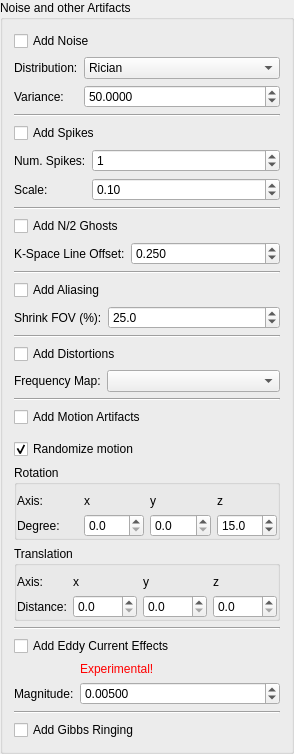
        <widget class="QGroupBox" name="groupBox_3">
         <property name="title">
          <string>Noise and other Artifacts</string>
         </property>
         <layout class="QGridLayout" name="gridLayout_6">
          <item row="20" column="0">
           <widget class="Line" name="line">
            <property name="orientation">
             <enum>Qt::Horizontal</enum>
            </property>
           </widget>
          </item>
          <item row="0" column="0">
           <widget class="QCheckBox" name="m_AddNoise">
            <property name="text">
             <string>Add Noise</string>
            </property>
            <property name="checked">
             <bool>false</bool>
            </property>
           </widget>
          </item>
          <item row="21" column="0">
           <widget class="QCheckBox" name="m_AddGibbsRinging">
            <property name="toolTip">
             <string>Add ringing artifacts occuring at strong edges in the image.</string>
            </property>
            <property name="text">
             <string>Add Gibbs Ringing</string>
            </property>
            <property name="checked">
             <bool>false</bool>
            </property>
           </widget>
          </item>
          <item row="10" column="0">
           <widget class="QFrame" name="m_AliasingFrame">
            <property name="enabled">
             <bool>true</bool>
            </property>
            <property name="frameShape">
             <enum>QFrame::NoFrame</enum>
            </property>
            <property name="frameShadow">
             <enum>QFrame::Raised</enum>
            </property>
            <layout class="QFormLayout" name="formLayout_10">
             <property name="horizontalSpacing">
              <number>6</number>
             </property>
             <property name="leftMargin">
              <number>0</number>
             </property>
             <property name="topMargin">
              <number>0</number>
             </property>
             <property name="rightMargin">
              <number>0</number>
             </property>
             <property name="bottomMargin">
              <number>0</number>
             </property>
             <item row="0" column="0">
              <widget class="QLabel" name="m_TensorsToDWIBValueLabel_27">
               <property name="toolTip">
                <string/>
               </property>
               <property name="statusTip">
                <string/>
               </property>
               <property name="whatsThis">
                <string/>
               </property>
               <property name="text">
                <string>Shrink FOV (%):</string>
               </property>
               <property name="wordWrap">
                <bool>false</bool>
               </property>
              </widget>
             </item>
             <item row="0" column="1">
              <widget class="QDoubleSpinBox" name="m_WrapBox">
               <property name="toolTip">
                <string>Shrink FOV by this percentage.</string>
               </property>
               <property name="decimals">
                <number>1</number>
               </property>
               <property name="minimum">
                <double>0.000000000000000</double>
               </property>
               <property name="maximum">
                <double>90.000000000000000</double>
               </property>
               <property name="singleStep">
                <double>0.100000000000000</double>
               </property>
               <property name="value">
                <double>25.000000000000000</double>
               </property>
              </widget>
             </item>
            </layout>
           </widget>
          </item>
          <item row="17" column="0">
           <widget class="Line" name="line_4">
            <property name="orientation">
             <enum>Qt::Horizontal</enum>
            </property>
           </widget>
          </item>
          <item row="4" column="0">
           <widget class="QFrame" name="m_SpikeFrame">
            <property name="frameShape">
             <enum>QFrame::NoFrame</enum>
            </property>
            <property name="frameShadow">
             <enum>QFrame::Raised</enum>
            </property>
            <layout class="QFormLayout" name="formLayout_9">
             <property name="leftMargin">
              <number>0</number>
             </property>
             <property name="topMargin">
              <number>0</number>
             </property>
             <property name="rightMargin">
              <number>0</number>
             </property>
             <property name="bottomMargin">
              <number>0</number>
             </property>
             <item row="0" column="0">
              <widget class="QLabel" name="m_NoiseLabel_2">
               <property name="text">
                <string>Num. Spikes:</string>
               </property>
              </widget>
             </item>
             <item row="0" column="1">
              <widget class="QSpinBox" name="m_SpikeNumBox">
               <property name="toolTip">
                <string>The number of randomly occurring signal spikes.</string>
               </property>
               <property name="value">
                <number>1</number>
               </property>
              </widget>
             </item>
             <item row="1" column="1">
              <widget class="QDoubleSpinBox" name="m_SpikeScaleBox">
               <property name="toolTip">
                <string>Spike amplitude relative to the largest signal amplitude of the corresponding k-space slice.</string>
               </property>
               <property name="singleStep">
                <double>0.100000000000000</double>
               </property>
               <property name="value">
                <double>0.100000000000000</double>
               </property>
              </widget>
             </item>
             <item row="1" column="0">
              <widget class="QLabel" name="m_NoiseLabel_4">
               <property name="text">
                <string>Scale:</string>
               </property>
              </widget>
             </item>
            </layout>
           </widget>
          </item>
          <item row="18" column="0">
           <widget class="QCheckBox" name="m_AddEddy">
            <property name="toolTip">
             <string>!!!EXPERIMENTAL!!!</string>
            </property>
            <property name="text">
             <string>Add Eddy Current Effects</string>
            </property>
            <property name="checked">
             <bool>false</bool>
            </property>
           </widget>
          </item>
          <item row="3" column="0">
           <widget class="QCheckBox" name="m_AddSpikes">
            <property name="text">
             <string>Add Spikes</string>
            </property>
            <property name="checked">
             <bool>false</bool>
            </property>
           </widget>
          </item>
          <item row="1" column="0">
           <widget class="QFrame" name="m_NoiseFrame">
            <property name="frameShape">
             <enum>QFrame::NoFrame</enum>
            </property>
            <property name="frameShadow">
             <enum>QFrame::Raised</enum>
            </property>
            <layout class="QFormLayout" name="formLayout_5">
             <property name="leftMargin">
              <number>0</number>
             </property>
             <property name="topMargin">
              <number>0</number>
             </property>
             <property name="rightMargin">
              <number>0</number>
             </property>
             <property name="bottomMargin">
              <number>0</number>
             </property>
             <item row="1" column="0">
              <widget class="QLabel" name="m_NoiseLabel">
               <property name="text">
                <string>Variance:</string>
               </property>
              </widget>
             </item>
             <item row="1" column="1">
              <widget class="QDoubleSpinBox" name="m_NoiseLevel">
               <property name="toolTip">
                <string>Variance of selected noise distribution.</string>
               </property>
               <property name="decimals">
                <number>4</number>
               </property>
               <property name="minimum">
                <double>0.000000000000000</double>
               </property>
               <property name="maximum">
                <double>999999999.000000000000000</double>
               </property>
               <property name="singleStep">
                <double>0.001000000000000</double>
               </property>
               <property name="value">
                <double>50.000000000000000</double>
               </property>
              </widget>
             </item>
             <item row="0" column="0">
              <widget class="QLabel" name="m_NoiseLabel_5">
               <property name="text">
                <string>Distribution:</string>
               </property>
              </widget>
             </item>
             <item row="0" column="1">
              <widget class="QComboBox" name="m_NoiseDistributionBox">
               <property name="toolTip">
                <string>Noise distribution</string>
               </property>
               <item>
                <property name="text">
                 <string>Rician</string>
                </property>
               </item>
               <item>
                <property name="text">
                 <string>Chi-squared</string>
                </property>
               </item>
              </widget>
             </item>
            </layout>
           </widget>
          </item>
          <item row="6" column="0">
           <widget class="QCheckBox" name="m_AddGhosts">
            <property name="text">
             <string>Add N/2 Ghosts</string>
            </property>
            <property name="checked">
             <bool>false</bool>
            </property>
           </widget>
          </item>
          <item row="13" column="0">
           <widget class="QFrame" name="m_DistortionsFrame">
            <property name="enabled">
             <bool>true</bool>
            </property>
            <property name="frameShape">
             <enum>QFrame::NoFrame</enum>
            </property>
            <property name="frameShadow">
             <enum>QFrame::Raised</enum>
            </property>
            <layout class="QFormLayout" name="formLayout_7">
             <property name="horizontalSpacing">
              <number>6</number>
             </property>
             <property name="leftMargin">
              <number>0</number>
             </property>
             <property name="topMargin">
              <number>0</number>
             </property>
             <property name="rightMargin">
              <number>0</number>
             </property>
             <property name="bottomMargin">
              <number>0</number>
             </property>
             <item row="0" column="0">
              <widget class="QLabel" name="m_TensorsToDWIBValueLabel_25">
               <property name="toolTip">
                <string/>
               </property>
               <property name="statusTip">
                <string/>
               </property>
               <property name="whatsThis">
                <string/>
               </property>
               <property name="text">
                <string>Frequency Map:</string>
               </property>
               <property name="wordWrap">
                <bool>false</bool>
               </property>
              </widget>
             </item>
             <item row="0" column="1">
              <widget class="QmitkDataStorageComboBox" name="m_FrequencyMapBox">
               <property name="toolTip">
                <string>Select image specifying the frequency inhomogeneities (in Hz).</string>
               </property>
              </widget>
             </item>
            </layout>
           </widget>
          </item>
          <item row="14" column="0">
           <widget class="Line" name="line_5">
            <property name="orientation">
             <enum>Qt::Horizontal</enum>
            </property>
           </widget>
          </item>
          <item row="8" column="0">
           <widget class="Line" name="line_7">
            <property name="orientation">
             <enum>Qt::Horizontal</enum>
            </property>
           </widget>
          </item>
          <item row="11" column="0">
           <widget class="Line" name="line_6">
            <property name="orientation">
             <enum>Qt::Horizontal</enum>
            </property>
           </widget>
          </item>
          <item row="16" column="0">
           <widget class="QFrame" name="m_MotionArtifactFrame">
            <property name="enabled">
             <bool>true</bool>
            </property>
            <property name="frameShape">
             <enum>QFrame::NoFrame</enum>
            </property>
            <property name="frameShadow">
             <enum>QFrame::Raised</enum>
            </property>
            <layout class="QFormLayout" name="formLayout_11">
             <property name="fieldGrowthPolicy">
              <enum>QFormLayout::AllNonFixedFieldsGrow</enum>
             </property>
             <property name="horizontalSpacing">
              <number>6</number>
             </property>
             <property name="leftMargin">
              <number>0</number>
             </property>
             <property name="topMargin">
              <number>6</number>
             </property>
             <property name="rightMargin">
              <number>0</number>
             </property>
             <property name="bottomMargin">
              <number>0</number>
             </property>
             <item row="0" column="0">
              <widget class="QCheckBox" name="m_RandomMotion">
               <property name="toolTip">
                <string>Toggle between random movement and linear movement.</string>
               </property>
               <property name="text">
                <string>Randomize motion</string>
               </property>
               <property name="checked">
                <bool>true</bool>
               </property>
              </widget>
             </item>
             <item row="1" column="0" colspan="2">
              <widget class="QGroupBox" name="m_RotationArtifactFrame">
               <property name="title">
                <string>Rotation</string>
               </property>
               <layout class="QGridLayout" name="gridLayout_19">
                <property name="leftMargin">
                 <number>0</number>
                </property>
                <property name="topMargin">
                 <number>9</number>
                </property>
                <property name="rightMargin">
                 <number>0</number>
                </property>
                <property name="bottomMargin">
                 <number>0</number>
                </property>
                <item row="1" column="0">
                 <widget class="QLabel" name="m_TensorsToDWIBValueLabel_36">
                  <property name="toolTip">
                   <string/>
                  </property>
                  <property name="statusTip">
                   <string/>
                  </property>
                  <property name="whatsThis">
                   <string/>
                  </property>
                  <property name="text">
                   <string>Degree:</string>
                  </property>
                  <property name="wordWrap">
                   <bool>false</bool>
                  </property>
                 </widget>
                </item>
                <item row="0" column="1">
                 <widget class="QLabel" name="m_TensorsToDWIBValueLabel_29">
                  <property name="toolTip">
                   <string/>
                  </property>
                  <property name="statusTip">
                   <string/>
                  </property>
                  <property name="whatsThis">
                   <string/>
                  </property>
                  <property name="text">
                   <string>x</string>
                  </property>
                  <property name="wordWrap">
                   <bool>false</bool>
                  </property>
                 </widget>
                </item>
                <item row="0" column="0">
                 <widget class="QLabel" name="m_TensorsToDWIBValueLabel_28">
                  <property name="toolTip">
                   <string/>
                  </property>
                  <property name="statusTip">
                   <string/>
                  </property>
                  <property name="whatsThis">
                   <string/>
                  </property>
                  <property name="text">
                   <string>Axis:</string>
                  </property>
                  <property name="wordWrap">
                   <bool>false</bool>
                  </property>
                 </widget>
                </item>
                <item row="1" column="1">
                 <widget class="QDoubleSpinBox" name="m_MaxRotationBoxX">
                  <property name="toolTip">
                   <string>Maximum rotation around x-axis.</string>
                  </property>
                  <property name="decimals">
                   <number>1</number>
                  </property>
                  <property name="maximum">
                   <double>360.000000000000000</double>
                  </property>
                  <property name="singleStep">
                   <double>1.000000000000000</double>
                  </property>
                  <property name="value">
                   <double>0.000000000000000</double>
                  </property>
                 </widget>
                </item>
                <item row="1" column="3">
                 <widget class="QDoubleSpinBox" name="m_MaxRotationBoxZ">
                  <property name="toolTip">
                   <string>Maximum rotation around z-axis.</string>
                  </property>
                  <property name="decimals">
                   <number>1</number>
                  </property>
                  <property name="maximum">
                   <double>360.000000000000000</double>
                  </property>
                  <property name="singleStep">
                   <double>1.000000000000000</double>
                  </property>
                  <property name="value">
                   <double>15.000000000000000</double>
                  </property>
                 </widget>
                </item>
                <item row="0" column="2">
                 <widget class="QLabel" name="m_TensorsToDWIBValueLabel_30">
                  <property name="toolTip">
                   <string/>
                  </property>
                  <property name="statusTip">
                   <string/>
                  </property>
                  <property name="whatsThis">
                   <string/>
                  </property>
                  <property name="text">
                   <string>y</string>
                  </property>
                  <property name="wordWrap">
                   <bool>false</bool>
                  </property>
                 </widget>
                </item>
                <item row="0" column="3">
                 <widget class="QLabel" name="m_TensorsToDWIBValueLabel_31">
                  <property name="toolTip">
                   <string/>
                  </property>
                  <property name="statusTip">
                   <string/>
                  </property>
                  <property name="whatsThis">
                   <string/>
                  </property>
                  <property name="text">
                   <string>z</string>
                  </property>
                  <property name="wordWrap">
                   <bool>false</bool>
                  </property>
                 </widget>
                </item>
                <item row="1" column="2">
                 <widget class="QDoubleSpinBox" name="m_MaxRotationBoxY">
                  <property name="toolTip">
                   <string>Maximum rotation around y-axis.</string>
                  </property>
                  <property name="decimals">
                   <number>1</number>
                  </property>
                  <property name="maximum">
                   <double>360.000000000000000</double>
                  </property>
                  <property name="singleStep">
                   <double>1.000000000000000</double>
                  </property>
                  <property name="value">
                   <double>0.000000000000000</double>
                  </property>
                 </widget>
                </item>
               </layout>
              </widget>
             </item>
             <item row="2" column="0" colspan="2">
              <widget class="QGroupBox" name="m_TranslationArtifactFrame">
               <property name="title">
                <string>Translation</string>
               </property>
               <layout class="QGridLayout" name="gridLayout_28">
                <property name="leftMargin">
                 <number>0</number>
                </property>
                <property name="rightMargin">
                 <number>0</number>
                </property>
                <property name="bottomMargin">
                 <number>0</number>
                </property>
                <item row="1" column="0">
                 <widget class="QLabel" name="m_TensorsToDWIBValueLabel_48">
                  <property name="toolTip">
                   <string/>
                  </property>
                  <property name="statusTip">
                   <string/>
                  </property>
                  <property name="whatsThis">
                   <string/>
                  </property>
                  <property name="text">
                   <string>Distance:</string>
                  </property>
                  <property name="wordWrap">
                   <bool>false</bool>
                  </property>
                 </widget>
                </item>
                <item row="0" column="1">
                 <widget class="QLabel" name="m_TensorsToDWIBValueLabel_51">
                  <property name="toolTip">
                   <string/>
                  </property>
                  <property name="statusTip">
                   <string/>
                  </property>
                  <property name="whatsThis">
                   <string/>
                  </property>
                  <property name="text">
                   <string>x</string>
                  </property>
                  <property name="wordWrap">
                   <bool>false</bool>
                  </property>
                 </widget>
                </item>
                <item row="0" column="2">
                 <widget class="QLabel" name="m_TensorsToDWIBValueLabel_52">
                  <property name="toolTip">
                   <string/>
                  </property>
                  <property name="statusTip">
                   <string/>
                  </property>
                  <property name="whatsThis">
                   <string/>
                  </property>
                  <property name="text">
                   <string>y</string>
                  </property>
                  <property name="wordWrap">
                   <bool>false</bool>
                  </property>
                 </widget>
                </item>
                <item row="0" column="0">
                 <widget class="QLabel" name="m_TensorsToDWIBValueLabel_47">
                  <property name="toolTip">
                   <string/>
                  </property>
                  <property name="statusTip">
                   <string/>
                  </property>
                  <property name="whatsThis">
                   <string/>
                  </property>
                  <property name="text">
                   <string>Axis:</string>
                  </property>
                  <property name="wordWrap">
                   <bool>false</bool>
                  </property>
                 </widget>
                </item>
                <item row="0" column="3">
                 <widget class="QLabel" name="m_TensorsToDWIBValueLabel_53">
                  <property name="toolTip">
                   <string/>
                  </property>
                  <property name="statusTip">
                   <string/>
                  </property>
                  <property name="whatsThis">
                   <string/>
                  </property>
                  <property name="text">
                   <string>z</string>
                  </property>
                  <property name="wordWrap">
                   <bool>false</bool>
                  </property>
                 </widget>
                </item>
                <item row="1" column="1">
                 <widget class="QDoubleSpinBox" name="m_MaxTranslationBoxX">
                  <property name="toolTip">
                   <string>Maximum translation along x-axis.</string>
                  </property>
                  <property name="decimals">
                   <number>1</number>
                  </property>
                  <property name="maximum">
                   <double>1000.000000000000000</double>
                  </property>
                  <property name="singleStep">
                   <double>1.000000000000000</double>
                  </property>
                  <property name="value">
                   <double>0.000000000000000</double>
                  </property>
                 </widget>
                </item>
                <item row="1" column="2">
                 <widget class="QDoubleSpinBox" name="m_MaxTranslationBoxY">
                  <property name="toolTip">
                   <string>Maximum translation along y-axis.</string>
                  </property>
                  <property name="decimals">
                   <number>1</number>
                  </property>
                  <property name="maximum">
                   <double>1000.000000000000000</double>
                  </property>
                  <property name="singleStep">
                   <double>1.000000000000000</double>
                  </property>
                  <property name="value">
                   <double>0.000000000000000</double>
                  </property>
                 </widget>
                </item>
                <item row="1" column="3">
                 <widget class="QDoubleSpinBox" name="m_MaxTranslationBoxZ">
                  <property name="toolTip">
                   <string>Maximum translation along z-axis.</string>
                  </property>
                  <property name="decimals">
                   <number>1</number>
                  </property>
                  <property name="maximum">
                   <double>1000.000000000000000</double>
                  </property>
                  <property name="singleStep">
                   <double>1.000000000000000</double>
                  </property>
                  <property name="value">
                   <double>0.000000000000000</double>
                  </property>
                 </widget>
                </item>
               </layout>
              </widget>
             </item>
            </layout>
           </widget>
          </item>
          <item row="15" column="0">
           <widget class="QCheckBox" name="m_AddMotion">
            <property name="text">
             <string>Add Motion Artifacts</string>
            </property>
            <property name="checked">
             <bool>false</bool>
            </property>
           </widget>
          </item>
          <item row="12" column="0">
           <widget class="QCheckBox" name="m_AddDistortions">
            <property name="text">
             <string>Add Distortions</string>
            </property>
            <property name="checked">
             <bool>false</bool>
            </property>
           </widget>
          </item>
          <item row="9" column="0">
           <widget class="QCheckBox" name="m_AddAliasing">
            <property name="text">
             <string>Add Aliasing</string>
            </property>
            <property name="checked">
             <bool>false</bool>
            </property>
           </widget>
          </item>
          <item row="7" column="0">
           <widget class="QFrame" name="m_GhostFrame">
            <property name="enabled">
             <bool>true</bool>
            </property>
            <property name="frameShape">
             <enum>QFrame::NoFrame</enum>
            </property>
            <property name="frameShadow">
             <enum>QFrame::Raised</enum>
            </property>
            <layout class="QFormLayout" name="formLayout_6">
             <property name="horizontalSpacing">
              <number>6</number>
             </property>
             <property name="leftMargin">
              <number>0</number>
             </property>
             <property name="topMargin">
              <number>0</number>
             </property>
             <property name="rightMargin">
              <number>0</number>
             </property>
             <property name="bottomMargin">
              <number>0</number>
             </property>
             <item row="0" column="0">
              <widget class="QLabel" name="m_TensorsToDWIBValueLabel_23">
               <property name="toolTip">
                <string/>
               </property>
               <property name="statusTip">
                <string/>
               </property>
               <property name="whatsThis">
                <string/>
               </property>
               <property name="text">
                <string>K-Space Line Offset:</string>
               </property>
               <property name="wordWrap">
                <bool>false</bool>
               </property>
              </widget>
             </item>
             <item row="0" column="1">
              <widget class="QDoubleSpinBox" name="m_kOffsetBox">
               <property name="toolTip">
                <string>A larger offset increases the inensity of the ghost image.</string>
               </property>
               <property name="decimals">
                <number>3</number>
               </property>
               <property name="maximum">
                <double>1.000000000000000</double>
               </property>
               <property name="singleStep">
                <double>0.010000000000000</double>
               </property>
               <property name="value">
                <double>0.250000000000000</double>
               </property>
              </widget>
             </item>
            </layout>
           </widget>
          </item>
          <item row="19" column="0">
           <widget class="QFrame" name="m_EddyFrame">
            <property name="enabled">
             <bool>true</bool>
            </property>
            <property name="frameShape">
             <enum>QFrame::NoFrame</enum>
            </property>
            <property name="frameShadow">
             <enum>QFrame::Raised</enum>
            </property>
            <layout class="QFormLayout" name="formLayout_8">
             <property name="fieldGrowthPolicy">
              <enum>QFormLayout::AllNonFixedFieldsGrow</enum>
             </property>
             <property name="horizontalSpacing">
              <number>6</number>
             </property>
             <property name="leftMargin">
              <number>0</number>
             </property>
             <property name="topMargin">
              <number>0</number>
             </property>
             <property name="rightMargin">
              <number>0</number>
             </property>
             <property name="bottomMargin">
              <number>0</number>
             </property>
             <item row="1" column="0">
              <widget class="QLabel" name="m_TensorsToDWIBValueLabel_26">
               <property name="toolTip">
                <string/>
               </property>
               <property name="statusTip">
                <string/>
               </property>
               <property name="whatsThis">
                <string/>
               </property>
               <property name="text">
                <string>Magnitude:</string>
               </property>
               <property name="wordWrap">
                <bool>false</bool>
               </property>
              </widget>
             </item>
             <item row="1" column="1">
              <widget class="QDoubleSpinBox" name="m_EddyGradientStrength">
               <property name="toolTip">
                <string>Maximum magnitude of eddy current induced magnetic field inhomogeneities (in mT).</string>
               </property>
               <property name="decimals">
                <number>5</number>
               </property>
               <property name="maximum">
                <double>1000.000000000000000</double>
               </property>
               <property name="singleStep">
                <double>0.001000000000000</double>
               </property>
               <property name="value">
                <double>0.005000000000000</double>
               </property>
              </widget>
             </item>
             <item row="0" column="1">
              <widget class="QLabel" name="m_DiffusionPropsMessage_2">
               <property name="styleSheet">
                <string notr="true">color: rgb(255, 0, 0);</string>
               </property>
               <property name="text">
                <string>Experimental!</string>
               </property>
              </widget>
             </item>
            </layout>
           </widget>
          </item>
          <item row="5" column="0">
           <widget class="Line" name="line_8">
            <property name="orientation">
             <enum>Qt::Horizontal</enum>
            </property>
           </widget>
          </item>
          <item row="2" column="0">
           <widget class="Line" name="line_9">
            <property name="orientation">
             <enum>Qt::Horizontal</enum>
            </property>
           </widget>
          </item>
         </layout>
        </widget>
